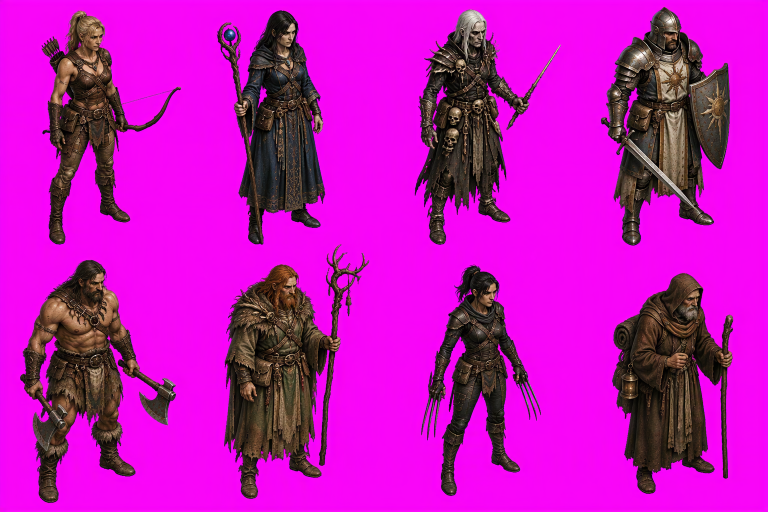
#> input picture d2h5/src/assets/heroes.png, 1536 x 1024 px (shown at 1/2 size)
$ python -i build-art.py   (imports and definitions only)
#> lines starting #> are read from the running program, lines starting #| are printed output that depends on the picture; after the words box and inside, x2 and y2 are one past the last pixel; in counts of white or black regions, pixels touching at a corner belong together
#> further down, picture is the input picture: PIL image 1536x1024 RGB; mean R, G, B 192.5, 19.1, 184.4
import argparse
import json
from pathlib import Path
from PIL import Image

parser = argparse.ArgumentParser()
# [5 lines not run here, left out]

manifest = {}

def save(image, name, lossless=False):
    destination = args.output / f'{name}.webp'
    image.save(destination, 'WEBP', quality=90, lossless=lossless, method=6)
    manifest[name] = {'file': destination.name, 'width': image.width, 'height': image.height}


def key_out(image):
    image = image.convert('RGBA')
    pixels = image.load()
    for y in range(image.height):
        for x in range(image.width):
            r, g, b, _ = pixels[x, y]
            strength = min(r, b) - g
            alpha = round(255 * max(0, min(1, (140 - strength) / 85)))
            if strength > 55:
                spill = min(r, b) - g
                r = max(0, r - round(spill * (1 - alpha / 255)))
                b = max(0, b - round(spill * (1 - alpha / 255)))
            pixels[x, y] = r, g, b, alpha
    mask = image.getchannel('A').point(lambda value: 255 if value > 30 else 0)
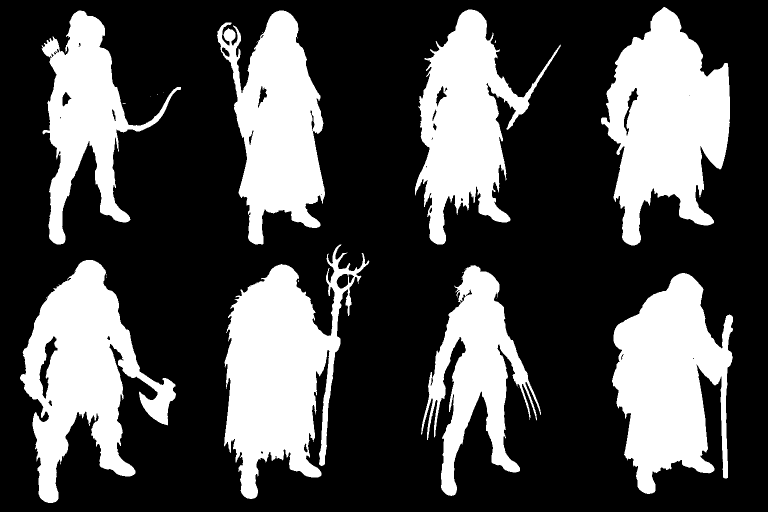
#> mask: PIL image 1536x1024 L (shown at 1/2 size); 30.6% white; 24 white regions (16 under 20 px), largest, box (x1, y1, x2, y2) and area: (1202, 14, 1460, 491) 72964, (448, 489, 739, 998) 72858, (40, 520, 352, 1006) 66840
    bounds = mask.getbbox()
#> bounds = (40, 14, 1466, 1006)
    if bounds is None:
        raise ValueError('Empty sprite')
    left, top, right, bottom = bounds
#> left = 40; top = 14; right = 1466; bottom = 1006
    return image.crop((max(0, left - 3), max(0, top - 3), min(image.width, right + 3), min(image.height, bottom + 3)))
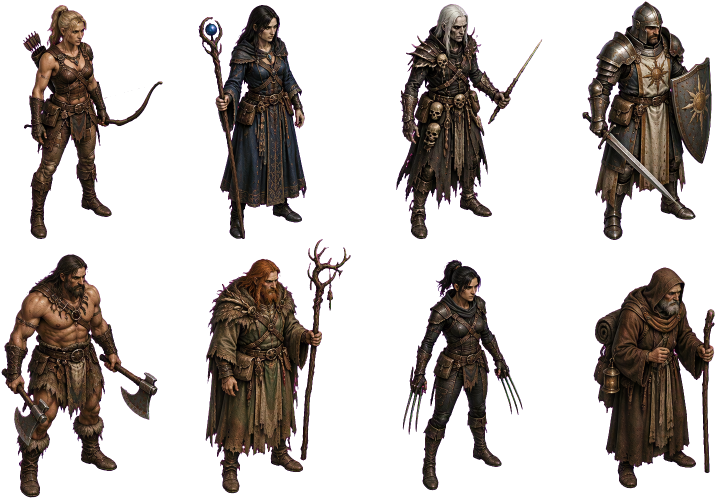
#> returned value: PIL image 1432x998 RGBA (shown at 1/2 size); mean R, G, B, A 26.8, 20.5, 17.8, 84.9; transparent parts drawn white


def sprites(filename, columns, names, row_boundary=None):
    source = Image.open(args.source / filename)
    rows = len(names) // columns
    cell_width = source.width // columns
    cell_height = source.height // rows
    for index, name in enumerate(names):
        column, row = index % columns, index // columns
        top, bottom = row * cell_height, (row + 1) * cell_height
        if row_boundary is not None:
            top, bottom = (0, row_boundary) if row == 0 else (row_boundary, source.height)
        crop = source.crop((column * cell_width, top, (column + 1) * cell_width, bottom))
        save(key_out(crop), name, True)


# [18 lines not run here, left out]

>>> from PIL import Image
>>> picture = Image.open('../src/assets/heroes.png')
>>> result = key_out(picture)
